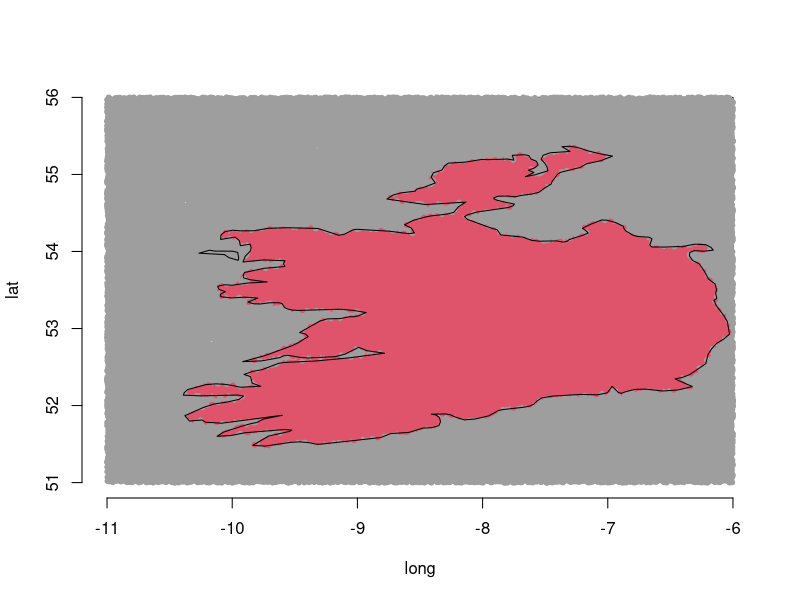

Here is the R script that generated this plot:
# estimate the area of an island
require(maps)
require(geosphere)
require(mapproj)
xrange=c(-11,-6)
yrange=c(51,56)
par(bty='n')
plot(xrange,yrange,xlab="long",ylab="lat",t='n')
ll.m=map(regions="Ireland",fill=TRUE,add=TRUE)
p=cbind(xrange[c(1,2,2,1,1)],yrange[c(1,1,2,2,1)])
lines(p) # draw a box around it
R=1e5
x=runif(R,xrange[1],xrange[2])
y=runif(R,yrange[1],yrange[2])
check.coords=map.where("world",x,y,proj="bonne",param=45)
check.coords[is.na(check.coords)]="sea"
points(x,y,pch=20,col=c(8,2)[1+1*(check.coords=="Ireland")])
lines(ll.m)
# area is then area of square by proportion of samples in Ireland, scaled to km
MC.area=sum(check.coords=="Ireland",na.rm=TRUE)/R*areaPolygon(p)*1e-6 # polygon area of p is m^2
# 
# verify this value
b.m=map(regions="Ireland",proj="bonne",param=45,fill=TRUE,plot=FALSE)
area.map(b.m, "Ireland")*1.60934^2 # Rep of Ireland is about 68964.88 km^2
